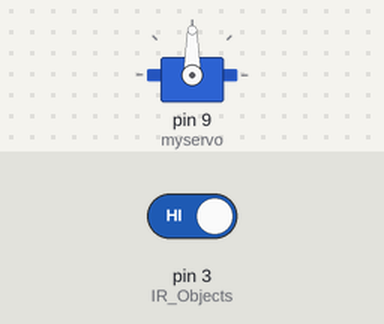
A sketch run on a simulated Arduino Uno, built with avr-gcc and run on an emulated ATmega328P. Parts: servo. The test bench sets the inputs (shaded band); at power-on: pin 3 (IR_Objects) HIGH. What the sketch prints to the serial monitor is not drawn.

Above: at 1.2 s.
1.3 s: pin 3 (IR_Objects) driven LOW
At 3.4 s:
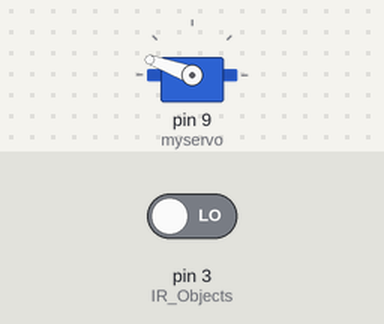
Timing chart, 0 to 4.9 s (numbered marks = the images above; inputs shaded):
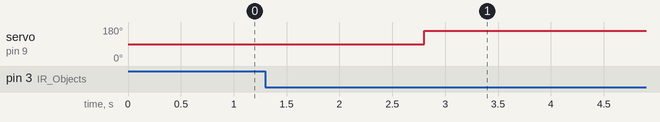

The sketch:

sugar_control.ino
```cpp
#include <Servo.h>   //載入函式庫，這是內建的，不用安裝

Servo myservo;

int IR_Objects = 3; //紅外線接
int IR = 0; //紅外線初始值

void setup() {
  Serial.begin(9600);
  pinMode(IR_Objects,INPUT); //定義紅外線為輸入端
  myservo.attach(9);
}

void loop() {
  IR=digitalRead(IR_Objects); //　定義IR_Objects=IR 並為讀取紅外線狀態
  if(IR == LOW) //假設紅外線等於高電平
  {
    delay(1500);
    myservo.attach(9);
    myservo.write(160);
    delay(1000);
    myservo.detach();
    delay(1000);
    Serial.println("yes");
    delay(IR); // 　延遲時間等於IR作動時間
  }
  else
  {
    myservo.detach();
     Serial.println("no");
  }
}
```

Measured:
- after the input at 1.3 s, servo on pin 9 (myservo): 90° → 160° after 1.5 s
